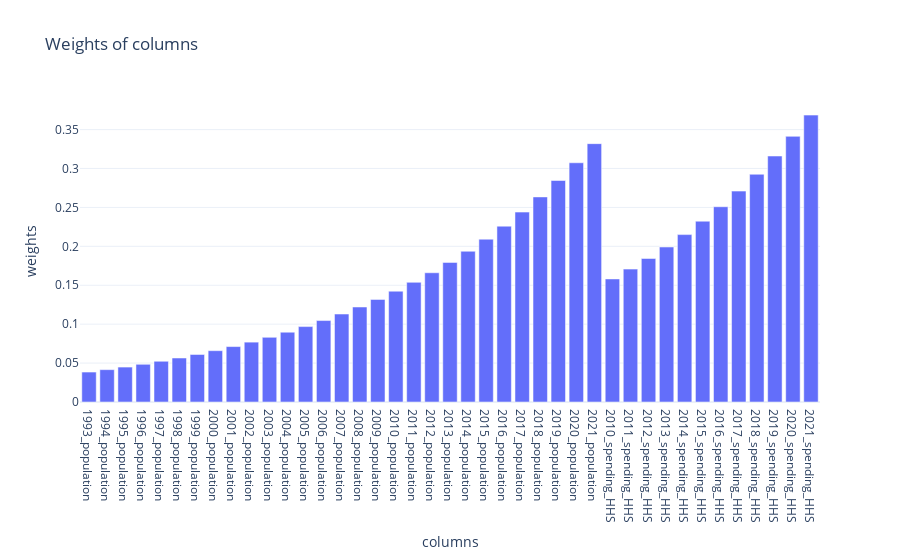

This figure's notebook cell:
### Markdown cell above
#### Use case: no outcome just features

This scenario exemplifies not passing an argument for the outcome variable. The plot displays weights assigned to the variables in given years. The weights are not uniformly assigned across the years to emphasize patterns from the most recent time.

### Code cell
# You don't want to pass outcome and are interested in similarities

print(list_available_features())
f  = FipsQuery(42001, feature_groups_with_weights= {"population":4, "spending_HHS": 3})
f.find_euclidean_kins()
display(f.plot_weights())
display(f.euclidean_kins)

### Figure 1 — Plotly figure (JSON) as saved in the notebook; plotly's stock layout.template omitted (floating-point values rounded to 4 significant figures)
{"data": [{"type": "bar", "x": ["1993_population", "1994_population", "1995_population", "1996_population", "1997_population", "1998_population", "1999_population", "2000_population", "2001_population", "2002_population", "2003_population", "2004_population", "2005_population", "2006_population", "2007_population", "2008_population", "2009_population", "2010_population", "2011_population", "2012_population", "2013_population", "2014_population", "2015_population", "2016_population", "2017_population", "2018_population", "2019_population", "2020_population", "2021_population", "2010_spending_HHS", "2011_spending_HHS", "2012_spending_HHS", "2013_spending_HHS", "2014_spending_HHS", "2015_spending_HHS", "2016_spending_HHS", "2017_spending_HHS", "2018_spending_HHS", "2019_spending_HHS", "2020_spending_HHS", "2021_spending_HHS"], "y": [0.03847, 0.04155, 0.04488, 0.04847, 0.05234, 0.05653, 0.06105, 0.06594, 0.07121, 0.07691, 0.08306, 0.08971, 0.09688, 0.1046, 0.113, 0.122, 0.1318, 0.1424, 0.1537, 0.166, 0.1793, 0.1937, 0.2092, 0.2259, 0.244, 0.2635, 0.2846, 0.3073, 0.3319, 0.1581, 0.1707, 0.1844, 0.1991, 0.2151, 0.2323, 0.2509, 0.2709, 0.2926, 0.316, 0.3413, 0.3686]}], "layout": {"title": {"text": "Weights of columns"}, "xaxis": {"title": {"text": "columns"}}, "yaxis": {"title": {"text": "weights"}}}}
